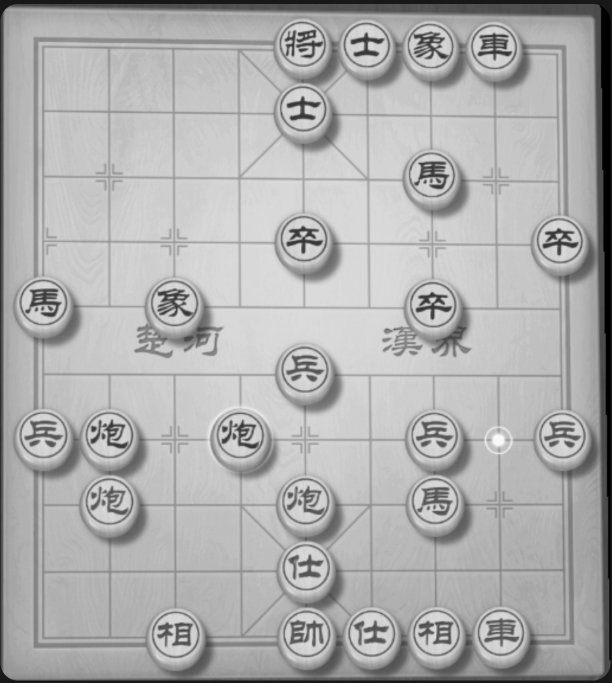
#> input picture tools/scan-bench/real/user-app-01.png, 1223 x 1365 px (shown at 1/2 size)
$ python detect.py ../scan-bench/real/user-app-01.png
#> lines starting #> are read from the running program, lines starting #| are printed output that depends on the picture; after the words box and inside, x2 and y2 are one past the last pixel; in counts of white or black regions, pixels touching at a corner belong together
#!/usr/bin/env python3
# tools/trung-cuoc-bao-dien/detect.py — Nhận diện sơ đồ bàn cờ (ảnh render từ PDF sách) → FEN.
#
# Sơ đồ sách là hình vẽ máy (không phải ảnh chụp) nên làm hoàn toàn bằng pixel, không đoán:
#   1. Dò lưới: chiếu các pixel "nét mảnh" (đường kẻ) theo trục X/Y rồi dò (gốc, bước) khớp nhất
#      9 cột × 10 hàng.
#   2. Mỗi giao điểm: quân ĐEN = đĩa tô đặc (tâm tối); quân TRẮNG(đỏ) = có vành tròn khép kín
#      (≥80% góc quét gặp nét tối ở bán kính 0.36–0.50 bước) nhưng tâm sáng; còn lại = trống.
#   3. Binh chủng: cắt chữ trong đĩa (đảo màu với quân Đen), chuẩn hoá 28×28, so láng giềng gần
#      nhất với kho mẫu `templates/` (gán nhãn từ các sơ đồ đã đọc tay + đã được engine xác thực).
#
# Cách dùng:
#   python detect.py <img.png> [--annot out.png] [--json]          → in FEN + bảng độ tin cậy
#   python detect.py --learn <img.png> <FEN>                         → thêm mẫu chữ từ sơ đồ đã biết FEN
# FEN theo quy ước site: hàng 0 = trên (Đen), chữ HOA = Trắng/Đỏ.
import sys, os, json, glob
import numpy as np
import cv2

HERE = os.path.dirname(os.path.abspath(__file__))
TPL_DIR = os.environ.get('XQ_TPL_DIR') or os.path.join(HERE, 'templates')   # XQ_TPL_DIR: kho mẫu riêng theo font sách
DARK = 128
N = 28


def load_gray(path):
#> called with path = '../scan-bench/real/user-app-01.png'
    im = cv2.imdecode(np.fromfile(path, dtype=np.uint8), cv2.IMREAD_GRAYSCALE)
#> im is the input picture: shape (1365, 1223); min 0, max 251, mean 174.2
    return im


def _runs_mask(mask, axis, minlen):
    """Giữ pixel thuộc đoạn chạy liên tục dài ≥ minlen theo trục (axis=1 ngang, 0 dọc)."""
    k = np.ones((1, minlen), np.uint8) if axis == 1 else np.ones((minlen, 1), np.uint8)
    return cv2.morphologyEx(mask, cv2.MORPH_OPEN, k)


def _fit_axis(proj, n, lo, hi):
    """Tìm (gốc, bước) sao cho tổng proj tại n vạch cách đều là lớn nhất."""
    L = len(proj)
    p = np.maximum(np.maximum(proj, np.roll(proj, 1)), np.roll(proj, -1)).astype(np.float64)
    best = (-1, 0, 0)
    for step in np.arange(lo, hi, 0.25):
        span = step * (n - 1)
        if span >= L:
            break
        o = np.arange(0, L - span - 1, 1.0)
        if not len(o):
            continue
        idx = (o[:, None] + np.arange(n)[None, :] * step).round().astype(int)
        sc = p[idx].sum(1)
        i = int(sc.argmax())
        if sc[i] > best[0]:
            best = (sc[i], o[i], step)
    return best[1], best[2]


def fit_grid(g):
    H, W = g.shape
#> H = 1365; W = 1223
    dark = (g < DARK).astype(np.uint8)
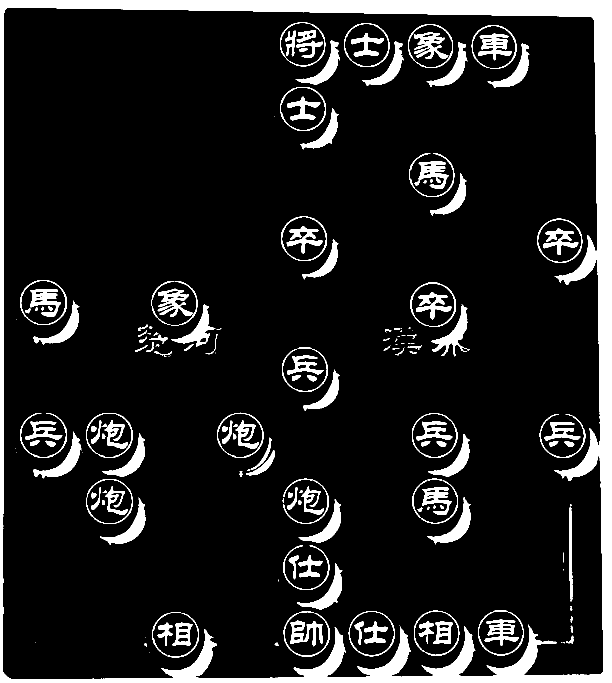
#> dark: shape (1365, 1223) (shown at 1/2 size); values 0 (black) and 1 (white), 11.8% white; 199 white regions (44 under 20 px), largest, box (x1, y1, x2, y2) and area: (0, 0, 1223, 1365) 105236, (66, 863, 164, 957) 2300, (862, 608, 935, 713) 2207
    s0 = W / 9.6
#> s0 = 127.4
    # nét mảnh: tối nhưng cách 3px theo phương vuông góc là sáng → loại phần ruột đĩa đen
    up = np.roll(dark, 3, 0); dn = np.roll(dark, -3, 0)
#> after `up = np.roll(dark, 3, 0)`:
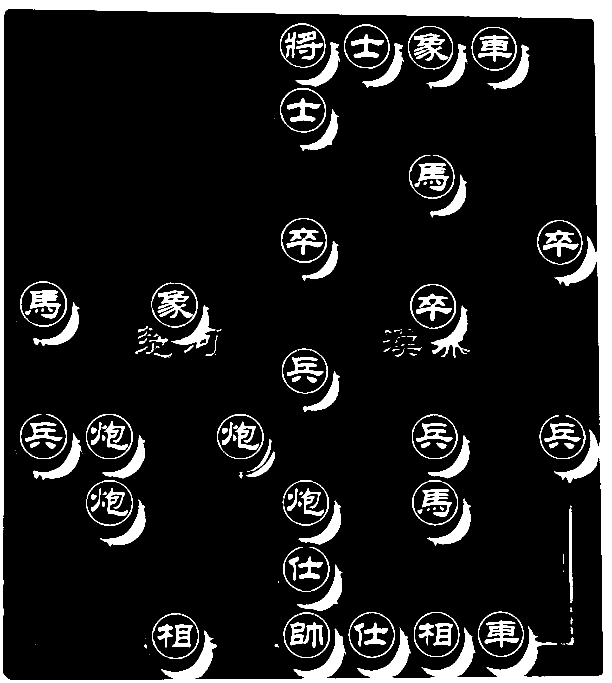
#> up: shape (1365, 1223) (shown at 1/2 size); values 0 (black) and 1 (white), 11.8% white; 199 white regions (44 under 20 px), largest, box (x1, y1, x2, y2) and area: (0, 0, 1223, 1365) 105236, (66, 866, 164, 960) 2300, (862, 611, 935, 716) 2207
#> after `dn = np.roll(dark, -3, 0)`:
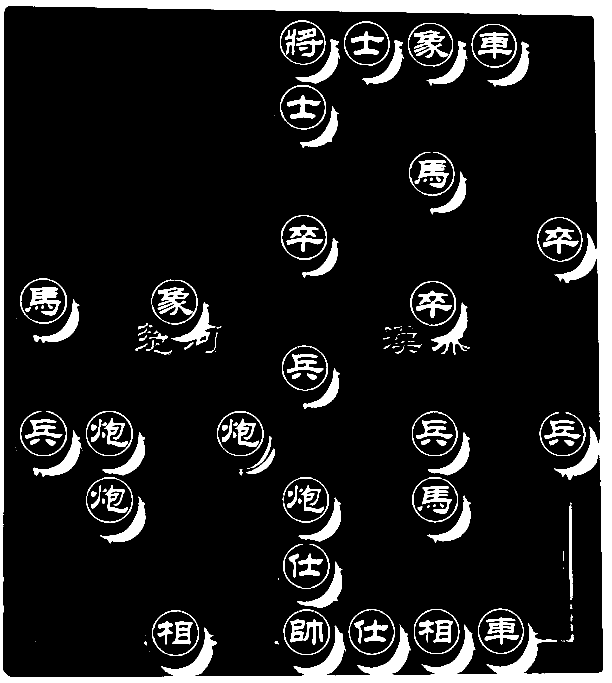
#> dn: shape (1365, 1223) (shown at 1/2 size); values 0 (black) and 1 (white), 11.8% white; 199 white regions (44 under 20 px), largest, box (x1, y1, x2, y2) and area: (0, 0, 1223, 1365) 105236, (66, 860, 164, 954) 2300, (862, 605, 935, 710) 2207
    lf = np.roll(dark, 3, 1); rt = np.roll(dark, -3, 1)
#> after `lf = np.roll(dark, 3, 1)`: lf: shape (1365, 1223); values 0 (black) and 1 (white), 11.8% white; 199 white regions (44 under 20 px), largest, box (x1, y1, x2, y2) and area: (0, 0, 1223, 1365) 105236, (69, 863, 167, 957) 2300, (865, 608, 938, 713) 2207
#> after `rt = np.roll(dark, -3, 1)`: rt: shape (1365, 1223); values 0 (black) and 1 (white), 11.8% white; 199 white regions (44 under 20 px), largest, box (x1, y1, x2, y2) and area: (0, 0, 1223, 1365) 105236, (63, 863, 161, 957) 2300, (859, 608, 932, 713) 2207
    hthin = dark & ((1 - up) | (1 - dn))
#> hthin: shape (1365, 1223); values 0 (black) and 1 (white), 3.6% white; 917 white regions (538 under 20 px), largest, box (x1, y1, x2, y2) and area: (9, 12, 1188, 40) 3537, (6, 1344, 347, 1361) 1021, (388, 1354, 612, 1359) 657
    vthin = dark & ((1 - lf) | (1 - rt))
#> vthin: shape (1365, 1223); values 0 (black) and 1 (white), 3.3% white in thin lines or dots
    hl = _runs_mask(hthin, 1, max(8, int(s0 * 0.33)))
#> in _runs_mask, `return cv2.morphologyEx(mask, cv2.MORPH_OPEN, k)`: returned value: shape (1365, 1223); values 0 (black) and 1 (white), 0.42% white; 20 white regions, largest, box (x1, y1, x2, y2) and area: (14, 12, 1185, 33) 3417, (19, 1357, 348, 1361) 934, (389, 1355, 613, 1359) 633
    vl = _runs_mask(vthin, 0, max(8, int(s0 * 0.33)))
#> call 2 of _runs_mask, with axis = 0, minlen = 42
#> in _runs_mask (call 2), `return cv2.morphologyEx(mask, cv2.MORPH_OPEN, k)`:
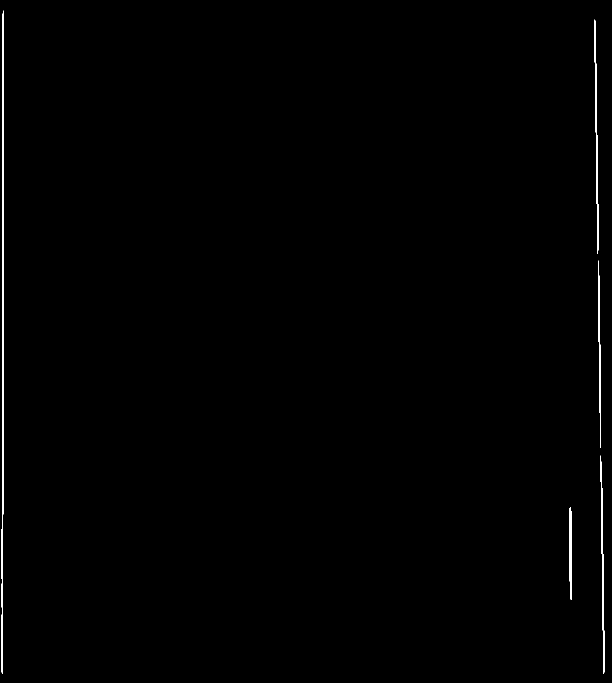
#> returned value: shape (1365, 1223) (shown at 1/2 size); values 0 (black) and 1 (white), 0.5% white; 5 white regions, box (x1, y1, x2, y2) and area: (3, 21, 8, 1348) 3900, (1189, 39, 1197, 508) 1352, (1201, 911, 1209, 1348) 1263, (1196, 521, 1202, 896) 1006, (1139, 1014, 1144, 1200) 836
    px = vl.sum(0); py = hl.sum(1)
#> after `px = vl.sum(0)`: px = 1223 values, max 1321 at index 5, min 0 at index 0, mean 6.83
#> after `py = hl.sum(1)`: py = 1365 values, max 471 at index 1358, min 0 at index 0, mean 5.1
    x0, sx = _fit_axis(px, 9, W / 11.0, W / 8.2)
#> in _fit_axis, `L = len(proj)`: L = 1223
#> in _fit_axis, `p = np.maximum(np.maximum(proj, np.roll(proj, 1)), np.roll(proj, -1))...`: p = 1223 values, max 1321 at index 4, min 0 at index 0, mean 9.91
#> the loop in _fit_axis, `for step in np.arange(lo, hi, 0.25):` made 152 passes
#> (i, best) on passes 1, 123, 124, 149, 150: (4, (1321, 4, 111.2)), (6, (1481, 6, 141.7)), (5, (1498, 5, 141.9)), (6, (1535, 6, 148.2)), (6, (1559, 6, 148.4))
#> i on passes 2 to 7: 4, 4, 4, 4, 4, 4
#> x0 = 6; sx = 148.4
    y0, sy = _fit_axis(py, 10, sx * 0.75, sx * 1.2)
#> the loop in _fit_axis (call 2), `for step in np.arange(lo, hi, 0.25):` made 163 passes
#> (i, best) on passes 1, 4, 40, 67, 68, 69: (356, (527, 356, 111.3)), (348, (528, 348, 112.1)), (267, (567, 267, 121.1)), (207, (614, 207, 127.8)), (204, (671, 204, 128.1)), (202, (720, 202, 128.3))
#> i on passes 2, 3, 5, 6, 7, 8: 355, 351, 347, 346, 342, 339
#> y0 = 202; sy = 128.3
    if os.environ.get('XQ_REFINE') == '1':
        x0, sx, y0, sy = refine_grid(g, x0, sx, y0, sy)
    return x0, sx, y0, sy


# [23 lines left out: function refine_grid, not called in this run]


def ring_score(g, cx, cy, s):
    H, W = g.shape
    hits = 0; tot = 0
    for a in np.linspace(0, 2 * np.pi, 72, endpoint=False):
        ca, sa = np.cos(a), np.sin(a)
        hit = False; inside = False
        for r in np.linspace(0.36 * s, 0.50 * s, 10):
            x, y = int(round(cx + r * ca)), int(round(cy + r * sa))
            if 0 <= x < W and 0 <= y < H:
                inside = True
                if g[y, x] < DARK:
                    hit = True; break
        if inside:
            tot += 1; hits += hit
    return hits / tot if tot else 0.0


def annulus_vals(g, cx, cy, s, r_in=0.33, r_out=0.40):
    H, W = g.shape
    ro = r_out * s; ri = r_in * s
    x0, x1 = max(0, int(cx - ro)), min(W, int(cx + ro) + 1)
    y0, y1 = max(0, int(cy - ro)), min(H, int(cy + ro) + 1)
    patch = g[y0:y1, x0:x1].astype(np.float64)
    yy, xx = np.ogrid[y0:y1, x0:x1]
    d2 = (xx - cx) ** 2 + (yy - cy) ** 2
    return patch[(d2 <= ro * ro) & (d2 >= ri * ri)]


def annulus_dark(g, cx, cy, s, r_in=0.33, r_out=0.40):
    """Tỉ lệ pixel tối trong vành khuyên giữa chữ và mép quân: Đen (tô đặc) ≈ 1, Trắng ≈ 0."""
    H, W = g.shape
    ro = r_out * s; ri = r_in * s
    x0, x1 = max(0, int(cx - ro)), min(W, int(cx + ro) + 1)
    y0, y1 = max(0, int(cy - ro)), min(H, int(cy + ro) + 1)
    patch = g[y0:y1, x0:x1].astype(np.float64)
    yy, xx = np.ogrid[y0:y1, x0:x1]
    d2 = (xx - cx) ** 2 + (yy - cy) ** 2
    v = patch[(d2 <= ro * ro) & (d2 >= ri * ri)]
    return (v < DARK).mean() if v.size else 0.0


# [23 lines left out: function glyph, not called in this run]


def load_templates():
    T = []
    for f in glob.glob(os.path.join(TPL_DIR, '*.npy')):
        typ = os.path.basename(f)[0]  # R N B A K C P
        T.append((typ, np.load(f)))
    return T


# [14 lines left out: function classify, not called in this run]


def scan(path):
    g = load_gray(path)
    x0, sx, y0, sy = fit_grid(g)
#> x0 = 6; sx = 148.4; y0 = 202; sy = 128.3
    s = (sx + sy) / 2
#> s = 138.4
    bg = float(np.median(g))          # nền trắng (~255) hay nền xám (~190, quân Trắng không viền)
#> bg = 185
    gray_bg = bg < 225
#> gray_bg = True
    cells = []
    for r in range(10):
        for c in range(9):
            cx, cy = x0 + c * sx, y0 + r * sy
            fill = annulus_dark(g, cx, cy, s)
            ring = ring_score(g, cx, cy, s)
            if fill > 0.60:
                color = 'b'
            elif ring > 0.80 or (gray_bg and (annulus_vals(g, cx, cy, s) > (bg + 255) / 2).mean() > 0.7):
                color = 'w'
            else:
                continue
            cells.append({'r': r, 'c': c, 'color': color, 'fill': round(fill, 2), 'ring': round(ring, 2),
                          'glyph': glyph(g, cx, cy, s, color == 'b')})
#> this loop made 10 passes
#> pass 1, in annulus_dark, `d2 = (xx - cx) ** 2 + (yy - cy) ** 2`:
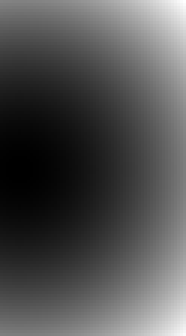
#> d2: shape (112, 62) float64 (shown 3 times larger); min 0, max 6161, mean 1966; drawn with min black and max white
#> pass 1, in annulus_dark (call 2), `patch = g[y0:y1, x0:x1].astype(np.float64)`:
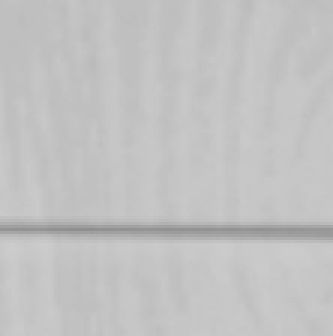
#> patch: shape (112, 111) float64 (shown 3 times larger); min 143, max 204, mean 193.8
#> pass 1, in annulus_dark (call 2), `d2 = (xx - cx) ** 2 + (yy - cy) ** 2`:
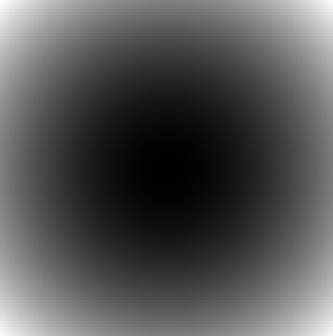
#> d2: shape (112, 111) float64 (shown 3 times larger); min 0.186, max 6208.7, mean 2072.4; drawn with min black and max white
    return g, (x0, sx, y0, sy), cells


def to_fen(grid):
    rows = []
    for r in range(10):
        e = 0; out = ''
        for c in range(9):
            p = grid[r][c]
            if not p:
                e += 1
            else:
                if e: out += str(e); e = 0
                out += p
        if e: out += str(e)
        rows.append(out)
    return '/'.join(rows)


# [10 lines left out: function fen_grid, not called in this run]


def detect(path, annot=None):
    g, (x0, sx, y0, sy), cells = scan(path)
    T = load_templates()
    grid = [[None] * 9 for _ in range(10)]
    low = []
    for cl in cells:
        typ, sc, margin = classify(cl['glyph'], T)
        ch = typ.upper() if cl['color'] == 'w' else typ.lower()
        grid[cl['r']][cl['c']] = ch
        cl.update({'type': typ, 'score': round(sc, 3), 'margin': round(margin, 3)})
        if typ == '?' or sc < 0.80 or margin < 0.12:
            low.append(cl)
#> this loop made 0 passes
    fen = to_fen(grid)
    if annot:
        im = cv2.cvtColor(g, cv2.COLOR_GRAY2BGR)
        for r in range(10):
            cv2.line(im, (int(x0), int(y0 + r * sy)), (int(x0 + 8 * sx), int(y0 + r * sy)), (0, 200, 0), 1)
        for c in range(9):
            cv2.line(im, (int(x0 + c * sx), int(y0)), (int(x0 + c * sx), int(y0 + 9 * sy)), (0, 200, 0), 1)
        for cl in cells:
            cx, cy = int(x0 + cl['c'] * sx), int(y0 + cl['r'] * sy)
            col = (0, 0, 255) if cl in low else ((255, 0, 0) if cl['color'] == 'b' else (0, 140, 255))
            ch = grid[cl['r']][cl['c']]
            cv2.putText(im, ch, (cx + int(sx * 0.18), cy - int(sx * 0.2)), cv2.FONT_HERSHEY_SIMPLEX, 0.9, col, 2)
        cv2.imencode('.png', im)[1].tofile(annot)
    return fen, cells, low, (x0, sx, y0, sy)


# [29 lines left out: function learn, not called in this run]


if __name__ == '__main__':
    a = sys.argv[1:]
    if a and a[0] == '--all':
        # python detect.py --all <thư mục t1|t2>  → ghi fens.json (FEN + ô nghi ngờ) cho mọi sơ đồ
        d = a[1]
        res = {}
        for f in sorted(glob.glob(os.path.join(d, 'p*.png'))):
            try:
                fen, cells, low, geo = detect(f)
                res[os.path.splitext(os.path.basename(f))[0]] = {
                    'fen': fen, 'pieces': len(cells),
                    'low': [{k: v for k, v in c.items() if k != 'glyph'} for c in low]}
            except Exception as e:  # sơ đồ hỏng/khác dạng → ghi lỗi, không dừng cả lô
                res[os.path.splitext(os.path.basename(f))[0]] = {'error': str(e)}
        json.dump(res, open(os.path.join(d, 'fens.json'), 'w', encoding='utf-8'), ensure_ascii=False, indent=1)
        print(f'{len(res)} sơ đồ → {os.path.join(d, "fens.json")}')
        sys.exit(0)
    if a and a[0] == '--learn':
        ok = learn(a[1], a[2])
        sys.exit(0 if ok else 1)
    path = a[0]
    annot = a[a.index('--annot') + 1] if '--annot' in a else None
    fen, cells, low, geo = detect(path, annot)
    if '--json' in a:
        print(json.dumps({'fen': fen, 'low': [{k: v for k, v in c.items() if k != 'glyph'} for c in low],
                          'pieces': len(cells)}, ensure_ascii=False))
    else:
        print(fen)
#| 9/9/9/9/9/9/9/9/9/9
        print(f'pieces={len(cells)} grid x0={geo[0]:.1f} sx={geo[1]:.2f} y0={geo[2]:.1f} sy={geo[3]:.2f}')
#| pieces=0 grid x0=6.0 sx=148.43 y0=202.0 sy=128.32
        for c in low:
            print(f'  ? r{c["r"]}c{c["c"]} {c["color"]} type={c["type"]} score={c["score"]} margin={c["margin"]}')
